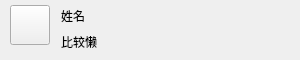
<?xml version="1.0" encoding="UTF-8"?>
<ui version="4.0">
 <class>UserItem</class>
 <widget class="QWidget" name="UserItem">
  <property name="geometry">
   <rect>
    <x>0</x>
    <y>0</y>
    <width>300</width>
    <height>60</height>
   </rect>
  </property>
  <property name="minimumSize">
   <size>
    <width>300</width>
    <height>60</height>
   </size>
  </property>
  <property name="maximumSize">
   <size>
    <width>16777215</width>
    <height>60</height>
   </size>
  </property>
  <property name="windowTitle">
   <string>Form</string>
  </property>
  <property name="styleSheet">
   <string notr="true">QWidget:hover{background-color: rgb(214, 214, 214)}</string>
  </property>
  <layout class="QHBoxLayout" name="horizontalLayout_2">
   <property name="spacing">
    <number>0</number>
   </property>
   <property name="leftMargin">
    <number>0</number>
   </property>
   <property name="topMargin">
    <number>0</number>
   </property>
   <property name="rightMargin">
    <number>0</number>
   </property>
   <property name="bottomMargin">
    <number>0</number>
   </property>
   <item>
    <widget class="QWidget" name="widget" native="true">
     <layout class="QHBoxLayout" name="horizontalLayout">
      <property name="spacing">
       <number>6</number>
      </property>
      <property name="leftMargin">
       <number>10</number>
      </property>
      <property name="topMargin">
       <number>0</number>
      </property>
      <property name="rightMargin">
       <number>0</number>
      </property>
      <property name="bottomMargin">
       <number>10</number>
      </property>
      <item>
       <widget class="QPushButton" name="pb_icon">
        <property name="minimumSize">
         <size>
          <width>40</width>
          <height>40</height>
         </size>
        </property>
        <property name="maximumSize">
         <size>
          <width>40</width>
          <height>40</height>
         </size>
        </property>
        <property name="text">
         <string/>
        </property>
        <property name="icon">
         <iconset resource="resource.qrc">
          <normaloff>:/tx/7.png</normaloff>:/tx/7.png</iconset>
        </property>
        <property name="iconSize">
         <size>
          <width>40</width>
          <height>40</height>
         </size>
        </property>
       </widget>
      </item>
      <item>
       <widget class="QWidget" name="widget_2" native="true">
        <property name="minimumSize">
         <size>
          <width>241</width>
          <height>59</height>
         </size>
        </property>
        <property name="maximumSize">
         <size>
          <width>16777215</width>
          <height>59</height>
         </size>
        </property>
        <layout class="QVBoxLayout" name="verticalLayout">
         <property name="spacing">
          <number>5</number>
         </property>
         <property name="leftMargin">
          <number>5</number>
         </property>
         <property name="topMargin">
          <number>5</number>
         </property>
         <property name="rightMargin">
          <number>5</number>
         </property>
         <property name="bottomMargin">
          <number>5</number>
         </property>
         <item>
          <widget class="QLabel" name="lb_name">
           <property name="minimumSize">
            <size>
             <width>72</width>
             <height>20</height>
            </size>
           </property>
           <property name="maximumSize">
            <size>
             <width>16777215</width>
             <height>20</height>
            </size>
           </property>
           <property name="text">
            <string>姓名</string>
           </property>
          </widget>
         </item>
         <item>
          <widget class="QLabel" name="lb_feeling">
           <property name="minimumSize">
            <size>
             <width>72</width>
             <height>20</height>
            </size>
           </property>
           <property name="maximumSize">
            <size>
             <width>16777215</width>
             <height>20</height>
            </size>
           </property>
           <property name="text">
            <string>比较懒</string>
           </property>
          </widget>
         </item>
        </layout>
       </widget>
      </item>
     </layout>
    </widget>
   </item>
  </layout>
 </widget>
 <resources>
  <include location="resource.qrc"/>
 </resources>
 <connections/>
</ui>
